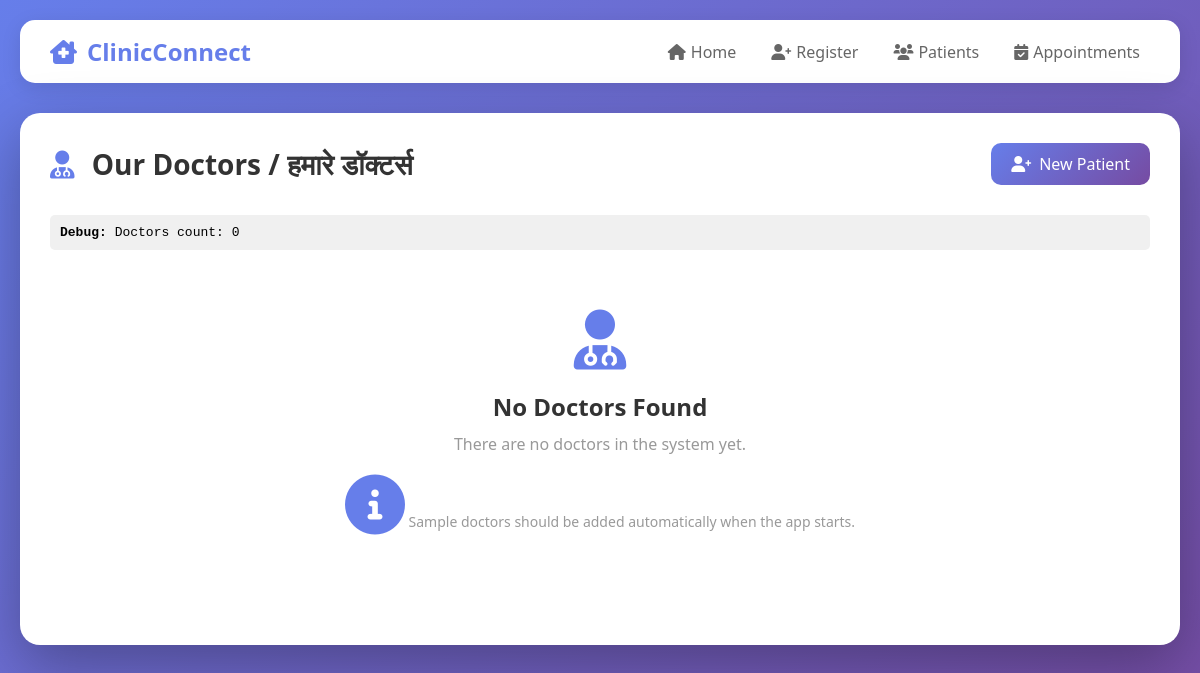
/doctors, run on an earlier commit of the app's database.
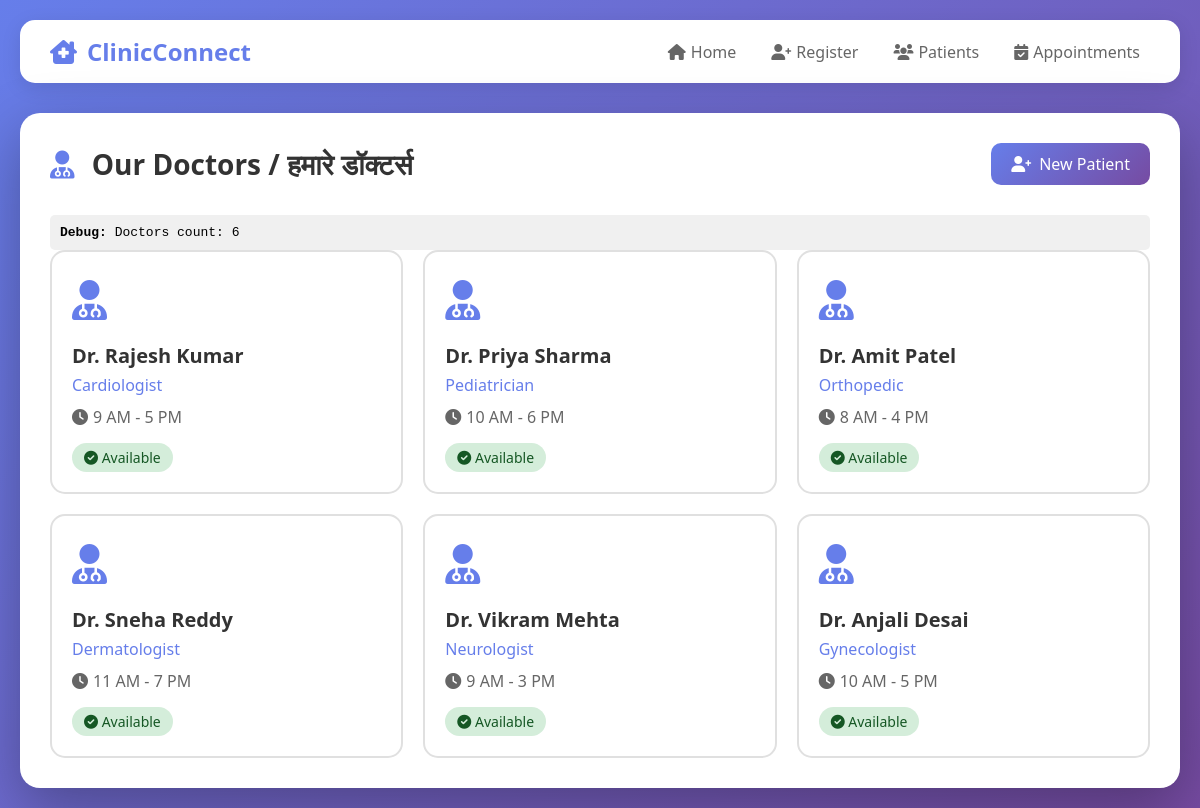
And on a later commit of the database.
### tables this page shows
CREATE TABLE doctors (
            doctor_id INTEGER PRIMARY KEY AUTOINCREMENT,
            name TEXT NOT NULL,
            specialization TEXT,
            working_hours TEXT,
            availability_status TEXT DEFAULT 'Available'
        );

### app.py (the view)
@app.route('/doctors')
def view_doctors():
    conn = get_db_connection()
    doctors = conn.execute('SELECT * FROM doctors').fetchall()
    conn.close()
    return render_template('doctors.html', doctors=doctors)

### app.py (called while the page is built)
def get_db_connection():
    conn = sqlite3.connect('clinic.db')
    conn.row_factory = sqlite3.Row
    return conn

### templates/doctors.html (shortened to what this page needs)
<!DOCTYPE html>
<html lang="en">
<head>
    <link rel="stylesheet" href="https://cdnjs.cloudflare.com/ajax/libs/font-awesome/6.0.0/css/all.min.css">
</head>
<body>
    <div class="container">
        <div class="header-bar">
            <div class="logo">
                <i class="fas fa-clinic-medical"></i>
                <span>ClinicConnect</span>
            </div>
            <div class="nav-links">
                <a href="{{ url_for('index') }}" class="nav-link">
                    <i class="fas fa-home"></i> Home
                </a>
                <a href="{{ url_for('register') }}" class="nav-link">
                    <i class="fas fa-user-plus"></i> Register
                </a>
                <a href="{{ url_for('view_patients') }}" class="nav-link">
                    <i class="fas fa-users"></i> Patients
                </a>
                <a href="{{ url_for('view_appointments') }}" class="nav-link">
                    <i class="fas fa-calendar-check"></i> Appointments
                </a>
            </div>
        </div>
        <div class="content-card">
            <div class="page-header">
                <h1>
                    <i class="fas fa-user-md"></i>
                    Our Doctors / हमारे डॉक्टर्स
                </h1>
                <a href="{{ url_for('register') }}" class="btn-primary">
                    <i class="fas fa-user-plus"></i> New Patient
                </a>
            </div>
            <div class="debug-info">
                <strong>Debug:</strong> Doctors count: {{ doctors|length if doctors else 0 }}
            </div>
            {% if doctors and doctors|length > 0 %}
            <div class="doctors-grid">
                {% for doctor in doctors %}
                <div class="doctor-card">
                    <div class="doctor-icon">
                        <i class="fas fa-user-md"></i>
                    </div>
                    <div class="doctor-name">{{ doctor.name }}</div>
                    <div class="doctor-specialization">{{ doctor.specialization }}</div>
                    <div class="doctor-hours">
                        <i class="fas fa-clock"></i>
                        {{ doctor.working_hours }}
                    </div>
                    <div>
                        {% if doctor.availability_status == 'Available' %}
                            <span class="status-badge status-Available">
                                <i class="fas fa-check-circle"></i> {{ doctor.availability_status }}
                            </span>
                        {% else %}
                            <span class="status-badge status-Unavailable">
                                <i class="fas fa-times-circle"></i> {{ doctor.availability_status }}
                            </span>
                        {% endif %}
                    </div>
                </div>
                {% endfor %}
            </div>
            {% else %}
            <div class="empty-state">
                <i class="fas fa-user-md"></i>
                <h3>No Doctors Found</h3>
                <p>There are no doctors in the system yet.</p>
                <p style="margin-top: 20px; font-size: 14px; color: #999;">
                    <i class="fas fa-info-circle"></i>
                    Sample doctors should be added automatically when the app starts.
                </p>
            </div>
            {% endif %}
        </div>
    </div>
</body>
</html>

### templates/doctors.html (style rules this page uses)
* { margin: 0; padding: 0; box-sizing: border-box; }
body { font-family: 'Segoe UI', Tahoma, Geneva, Verdana, sans-serif; background: linear-gradient(135deg, #667eea 0%, #764ba2 100%); min-height: 100vh; padding: 20px; }
.container { max-width: 1200px; margin: 0 auto; }
.header-bar { background: white; border-radius: 15px; padding: 15px 30px; margin-bottom: 30px; display: flex; justify-content: space-between; align-items: center; box-shadow: 0 5px 20px rgba(0,0,0,0.1); flex-wrap: wrap; gap: 15px; }
.logo { display: flex; align-items: center; gap: 10px; font-size: 24px; font-weight: bold; color: #667eea; }
.nav-links { display: flex; gap: 15px; flex-wrap: wrap; }
.nav-link { text-decoration: none; color: #666; display: flex; align-items: center; gap: 5px; transition: color 0.3s; padding: 5px 10px; border-radius: 5px; }
.content-card { background: white; border-radius: 20px; padding: 30px; box-shadow: 0 20px 60px rgba(0,0,0,0.3); }
.page-header { margin-bottom: 30px; display: flex; justify-content: space-between; align-items: center; }
.page-header h1 { color: #333; font-size: 28px; }
.page-header h1 i { color: #667eea; margin-right: 10px; }
.btn-primary { padding: 10px 20px; background: linear-gradient(135deg, #667eea 0%, #764ba2 100%); color: white; text-decoration: none; border-radius: 10px; display: inline-flex; align-items: center; gap: 8px; transition: transform 0.3s; }
.doctors-grid { display: grid; grid-template-columns: repeat(auto-fill, minmax(300px, 1fr)); gap: 20px; }
.doctor-card { border: 2px solid #e0e0e0; border-radius: 15px; padding: 20px; transition: transform 0.3s, box-shadow 0.3s; }
.doctor-icon { font-size: 40px; color: #667eea; margin-bottom: 15px; }
.doctor-name { font-size: 20px; font-weight: 600; color: #333; margin-bottom: 5px; }
.doctor-specialization { color: #667eea; font-weight: 500; margin-bottom: 10px; font-size: 16px; }
.doctor-hours { color: #666; margin-bottom: 15px; display: flex; align-items: center; gap: 5px; }
.status-badge { display: inline-block; padding: 5px 12px; border-radius: 20px; font-size: 14px; font-weight: 500; }
.status-Available { background: #d4edda; color: #155724; }
.debug-info { margin-top: 20px; padding: 10px; background: #f0f0f0; border-radius: 5px; font-family: monospace; }

What changed in the data, as far as the page shows it:
added doctors: name "Dr. Rajesh Kumar", specialization "Cardiologist", working_hours "9 AM - 5 PM", availability_status "Available"
added doctors: name "Dr. Priya Sharma", specialization "Pediatrician", working_hours "10 AM - 6 PM", availability_status "Available"
added doctors: name "Dr. Amit Patel", specialization "Orthopedic", working_hours "8 AM - 4 PM", availability_status "Available"
added doctors: name "Dr. Sneha Reddy", specialization "Dermatologist", working_hours "11 AM - 7 PM", availability_status "Available"
added doctors: name "Dr. Vikram Mehta", specialization "Neurologist", working_hours "9 AM - 3 PM", availability_status "Available"
added doctors: name "Dr. Anjali Desai", specialization "Gynecologist", working_hours "10 AM - 5 PM", availability_status "Available"
Also different on the page:
{{ doctors|length if doctors else 0 }}: "0" → "6"
text no longer shown: "No Doctors Found There are no doctors in the system yet. Sample doctors should be added automatically when the app starts."
